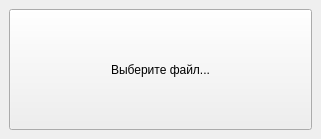
<?xml version="1.0" encoding="UTF-8"?>
<ui version="4.0">
 <class>MainWindow</class>
 <widget class="QMainWindow" name="MainWindow">
  <property name="geometry">
   <rect>
    <x>0</x>
    <y>0</y>
    <width>321</width>
    <height>139</height>
   </rect>
  </property>
  <property name="sizePolicy">
   <sizepolicy hsizetype="Preferred" vsizetype="Preferred">
    <horstretch>0</horstretch>
    <verstretch>0</verstretch>
   </sizepolicy>
  </property>
  <property name="windowTitle">
   <string>MainWindow</string>
  </property>
  <widget class="QWidget" name="centralwidget">
   <layout class="QHBoxLayout" name="horizontalLayout">
    <item>
     <widget class="QPushButton" name="pushButton">
      <property name="sizePolicy">
       <sizepolicy hsizetype="Preferred" vsizetype="Preferred">
        <horstretch>0</horstretch>
        <verstretch>0</verstretch>
       </sizepolicy>
      </property>
      <property name="text">
       <string>Выберите файл...</string>
      </property>
     </widget>
    </item>
   </layout>
  </widget>
 </widget>
 <resources/>
 <connections/>
</ui>
